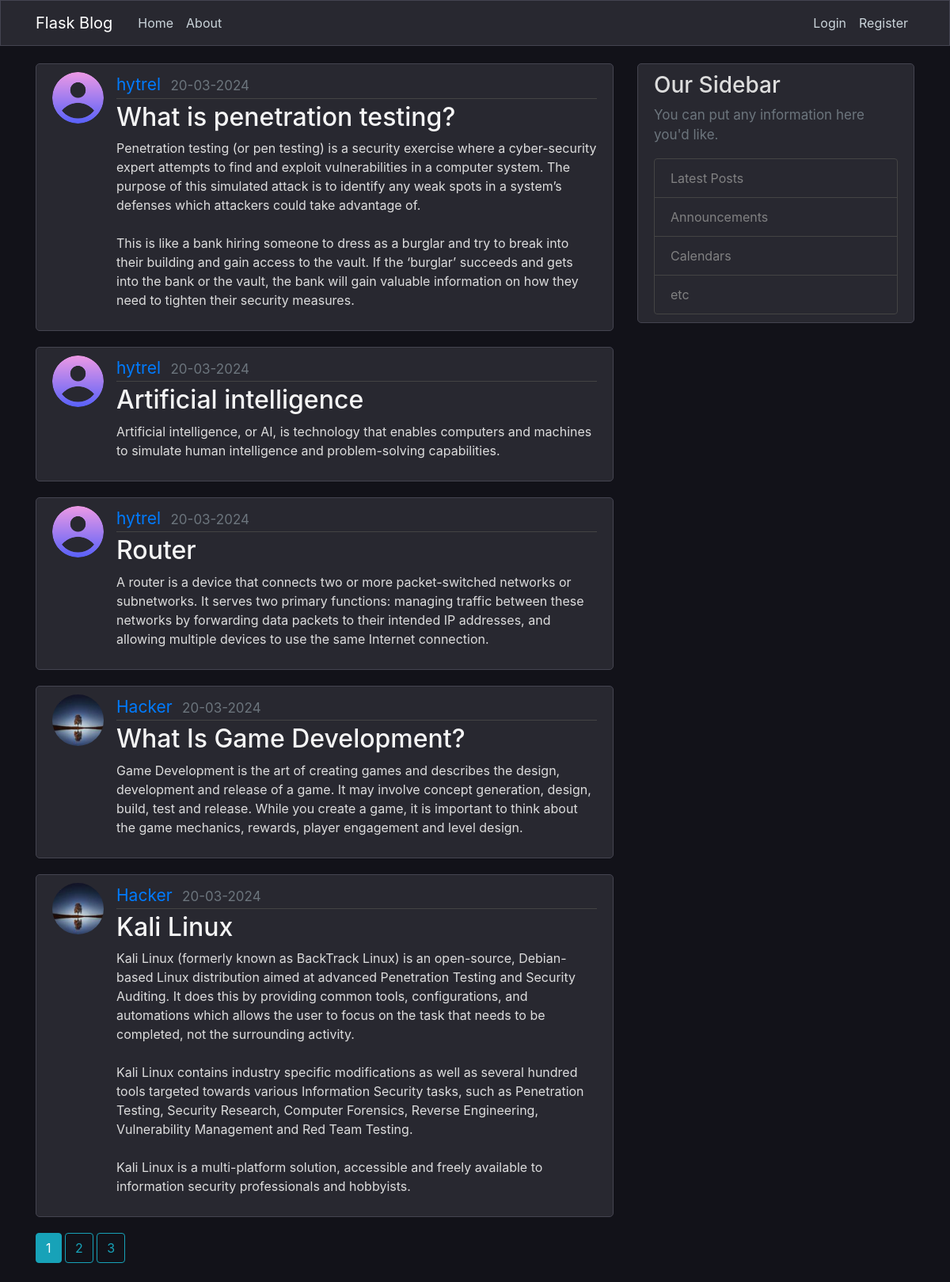
The page /home on the database its author committed.
### flaskblog/models.py (models this page shows, shortened)
class Post(db.Model):
    id = db.Column(db.Integer, primary_key=True)
    title = db.Column(db.String(100), nullable=False)
    date_posted = db.Column(db.DateTime, nullable=False, default=datetime.utcnow)
    content = db.Column(db.Text, nullable=False)
    user_id = db.Column(db.Integer, db.ForeignKey('user.id'), nullable=False)

class User(db.Model, UserMixin):
    id = db.Column(db.Integer, primary_key=True)
    username = db.Column(db.String(20), unique=True, nullable=False)
    email = db.Column(db.String(120), unique=True, nullable=False)
    image_file = db.Column(db.String(20), nullable=False, default='default.jpg')
    password = db.Column(db.String(60), nullable=False)
    posts = db.relationship('Post', backref='author', lazy=True)

### flaskblog/routes.py (the view)
@main_routes.route("/")
@main_routes.route("/home")
def home():
    page = request.args.get('page', 1, type=int)
    posts = Post.query.order_by(Post.date_posted.desc()).paginate(page=page, per_page=5)
    return render_template('home.html', posts=posts)

### flaskblog/templates/home.html
{% extends "layout.html" %}
{% block content %}
    {% for post in posts.items %}
        <article class="media content-section">
          <img class="rounded-circle article-img" src="{{ url_for('static', filename='profile_pics/' + post.author.image_file) }}">
          <div class="media-body">
            <div class="article-metadata">
              <a class="mr-2 home" href="{{ url_for('main_routes.user_post', username=post.author.username) }}">{{ post.author.username }}</a>
              <small class="text-muted">{{ post.date_posted.strftime('%d-%m-%Y') }}</small>
            </div>
            <h2><a class="article-title" href="{{ url_for('main_routes.post', post_id=post.id) }}">{{ post.title }}</a></h2>
            <p class="article-content">{{ post.content }}</p>
          </div>
        </article>
    {% endfor %}
    {% for page_num in posts.iter_pages(left_edge=1, right_edge=1, left_current=1, right_current=1) %}
        {% if page_num %}
            {% if posts.page == page_num %}
                <a class="btn btn-info mb-4" href="{{ url_for('main_routes.home', page=page_num) }}">{{ page_num }}</a>
            {% else %}
                <a class="btn btn-outline-info mb-4" href="{{ url_for('main_routes.home', page=page_num) }}">{{ page_num }}</a>
            {% endif %}
        {% else %}
            ...
        {% endif %}
    {% endfor %}
{% endblock content %}

### flaskblog/templates/layout.html (shortened to what this page needs)
<!DOCTYPE html>
<html>
<head>
    <link rel="stylesheet" href="https://maxcdn.bootstrapcdn.com/bootstrap/4.0.0/css/bootstrap.min.css">
    <link rel="stylesheet" type="text/css" href="{{ url_for('static', filename='main.css') }}">
</head>
<body>
    <header class="site-header">
      <nav class="navbar navbar-expand-md navbar-dark bg-steel fixed-top">
        <div class="container">
          <a class="navbar-brand mr-4" href="/">Flask Blog</a>
          <div class="collapse navbar-collapse" id="navbarToggle">
            <div class="navbar-nav mr-auto">
              <a class="nav-item nav-link" href="{{ url_for('main_routes.home') }}">Home</a>
              <a class="nav-item nav-link" href="{{ url_for('main_routes.about') }}">About</a>
            </div>
            <div class="navbar-nav">
                {% if current_user.is_authenticated %}
                    <a class="nav-item nav-link" href="{{ url_for('main_routes.new_post') }}">New Post</a>
                    <a class="nav-item nav-link" href="{{ url_for('main_routes.account') }}">Account</a>
                    <a class="nav-item nav-link" href="{{ url_for('main_routes.logout') }}">Logout</a>
                {% else %}
                    <a class="nav-item nav-link" href="{{ url_for('main_routes.login') }}">Login</a>
                    <a class="nav-item nav-link" href="{{ url_for('main_routes.register') }}">Register</a>
                {% endif %}
            </div>
          </div>
        </div>
      </nav>
    </header>
    <main role="main" class="container">
      <div class="row">
        <div class="col-md-8">
          {% block content %}{% endblock %}
        </div>
        <div class="col-md-4">
          <div class="content-section">
            <h3>Our Sidebar</h3>
            <p class='text-muted'>You can put any information here you'd like.
              <ul class="list-group">
                <li class="list-group-item list-group-item-light">Latest Posts</li>
                <li class="list-group-item list-group-item-light">Announcements</li>
                <li class="list-group-item list-group-item-light">Calendars</li>
                <li class="list-group-item list-group-item-light">etc</li>
              </ul>
          </div>
        </div>
      </div>
    </main>
</body>
</html>

### flaskblog/static/main.css (style rules this page uses)
body { background: #121219; color: #dddddd; margin-top: 5rem; }
h1, h2, h3, h4, h5, h6 { color: #DDDDDD; }
.bg-steel { background-color: #282830; border: 1px solid #444450; }
.site-header .navbar-nav .nav-link { color: #cbd5db; }
.content-section { background: #282830; padding: 10px 20px; border: 1px solid #282830; border-radius: 5px; margin-bottom: 20px; }
.list-group li { background: #282830; border: 1px solid #444444; }
.article-title { color: #F5F5F5; }
.article-content { white-space: pre-line; }
.article-img { height: 65px; width: 65px; margin-right: 16px; }
.article-metadata { padding-bottom: 1px; margin-bottom: 4px; border-bottom: 1px solid #444444; }
.text-muted { font-size:17px; }
.content-section { border: 1px solid #444450; }
.home { font-size: 21px; }

### rows shown on the page
Post: image_file (placeholder picture), author.username "hytrel", date_posted "20-03-2024", title "What is penetration testing?", content "Penetration testing (or pen testing) is a security exercise where a cyber-security expert attempts to find and exploit vulnerabilities in a computer system. The purpose of this simulated attack is to identify any weak spots in a system’s defenses which attackers could take advantage of. This is like a bank hiring someone to dress as a burglar and try to break into their building and gain access to the vault. If the ‘burglar’ succeeds and gets into the bank or the vault, the bank will gain valuable information on how they need to tighten their security measures."
Post: image_file (placeholder picture), author.username "hytrel", date_posted "20-03-2024", title "Artificial intelligence", content "Artificial intelligence, or AI, is technology that enables computers and machines to simulate human intelligence and problem-solving capabilities."
Post: image_file (placeholder picture), author.username "hytrel", date_posted "20-03-2024", title "Router", content "A router is a device that connects two or more packet-switched networks or subnetworks. It serves two primary functions: managing traffic between these networks by forwarding data packets to their intended IP addresses, and allowing multiple devices to use the same Internet connection."
Post: image_file (picture), author.username "Hacker", date_posted "20-03-2024", title "What Is Game Development?", content "Game Development is the art of creating games and describes the design, development and release of a game. It may involve concept generation, design, build, test and release. While you create a game, it is important to think about the game mechanics, rewards, player engagement and level design."
Post: image_file (picture), author.username "Hacker", date_posted "20-03-2024", title "Kali Linux", content "Kali Linux (formerly known as BackTrack Linux) is an open-source, Debian-based Linux distribution aimed at advanced Penetration Testing and Security Auditing. It does this by providing common tools, configurations, and automations which allows the user to focus on the task that needs to be completed, not the surrounding activity. Kali Linux contains industry specific modifications as well as several hundred tools targeted towards various Information Security tasks, such as Penetration Testing, Security Research, Computer Forensics, Reverse Engineering, Vulnerability Management and Red Team Testing. Kali Linux is a multi-platform solution, accessible and freely available to information…"

### other values the page prints
{{ page_num }} "1"
{{ page_num }} "2" "3"
